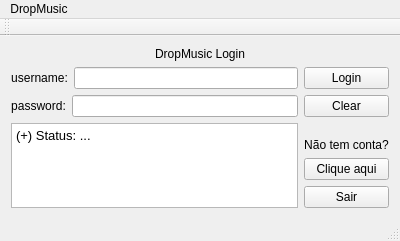
<?xml version="1.0" encoding="UTF-8"?>
<ui version="4.0">
 <class>login</class>
 <widget class="QMainWindow" name="login">
  <property name="geometry">
   <rect>
    <x>0</x>
    <y>0</y>
    <width>400</width>
    <height>241</height>
   </rect>
  </property>
  <property name="windowTitle">
   <string>login</string>
  </property>
  <widget class="QWidget" name="centralWidget">
   <layout class="QGridLayout" name="gridLayout">
    <item row="1" column="0">
     <layout class="QVBoxLayout" name="verticalLayout_3">
      <item>
       <layout class="QHBoxLayout" name="horizontalLayout">
        <item>
         <widget class="QLabel" name="lb_username">
          <property name="text">
           <string>username:</string>
          </property>
          <property name="alignment">
           <set>Qt::AlignCenter</set>
          </property>
         </widget>
        </item>
        <item>
         <widget class="QLineEdit" name="ln_username"/>
        </item>
       </layout>
      </item>
      <item>
       <layout class="QHBoxLayout" name="horizontalLayout_2">
        <item>
         <widget class="QLabel" name="lb_passwrd">
          <property name="text">
           <string>password:</string>
          </property>
          <property name="alignment">
           <set>Qt::AlignCenter</set>
          </property>
         </widget>
        </item>
        <item>
         <widget class="QLineEdit" name="ln_passwrd">
          <property name="echoMode">
           <enum>QLineEdit::Password</enum>
          </property>
         </widget>
        </item>
       </layout>
      </item>
     </layout>
    </item>
    <item row="1" column="1">
     <layout class="QVBoxLayout" name="verticalLayout_2">
      <item>
       <widget class="QPushButton" name="bt_login">
        <property name="text">
         <string>Login</string>
        </property>
       </widget>
      </item>
      <item>
       <widget class="QPushButton" name="pushButton">
        <property name="text">
         <string>Clear</string>
        </property>
       </widget>
      </item>
     </layout>
    </item>
    <item row="2" column="0">
     <widget class="QTextBrowser" name="lb_status">
      <property name="html">
       <string>&lt;!DOCTYPE HTML PUBLIC &quot;-//W3C//DTD HTML 4.0//EN&quot; &quot;http://www.w3.org/TR/REC-html40/strict.dtd&quot;&gt;
&lt;html&gt;&lt;head&gt;&lt;meta name=&quot;qrichtext&quot; content=&quot;1&quot; /&gt;&lt;style type=&quot;text/css&quot;&gt;
p, li { white-space: pre-wrap; }
&lt;/style&gt;&lt;/head&gt;&lt;body style=&quot; font-family:'Sans'; font-size:10pt; font-weight:400; font-style:normal;&quot;&gt;
&lt;p style=&quot; margin-top:0px; margin-bottom:0px; margin-left:0px; margin-right:0px; -qt-block-indent:0; text-indent:0px;&quot;&gt;(+) Status: ...&lt;/p&gt;&lt;/body&gt;&lt;/html&gt;</string>
      </property>
     </widget>
    </item>
    <item row="2" column="1">
     <layout class="QVBoxLayout" name="verticalLayout_4">
      <item>
       <layout class="QVBoxLayout" name="verticalLayout">
        <item>
         <widget class="QLabel" name="lb_signup">
          <property name="text">
           <string>Não tem conta?</string>
          </property>
          <property name="alignment">
           <set>Qt::AlignBottom|Qt::AlignHCenter</set>
          </property>
         </widget>
        </item>
        <item>
         <widget class="QPushButton" name="bt_signup">
          <property name="text">
           <string>Clique aqui</string>
          </property>
         </widget>
        </item>
       </layout>
      </item>
      <item>
       <widget class="QPushButton" name="pushButton_2">
        <property name="text">
         <string>Sair</string>
        </property>
       </widget>
      </item>
     </layout>
    </item>
    <item row="0" column="0" colspan="2">
     <widget class="QLabel" name="Title">
      <property name="text">
       <string>DropMusic Login</string>
      </property>
      <property name="alignment">
       <set>Qt::AlignCenter</set>
      </property>
     </widget>
    </item>
   </layout>
  </widget>
  <widget class="QMenuBar" name="menuBar">
   <property name="geometry">
    <rect>
     <x>0</x>
     <y>0</y>
     <width>400</width>
     <height>20</height>
    </rect>
   </property>
   <widget class="QMenu" name="menuDropMusic">
    <property name="title">
     <string>DropMusic</string>
    </property>
   </widget>
   <addaction name="menuDropMusic"/>
  </widget>
  <widget class="QToolBar" name="mainToolBar">
   <attribute name="toolBarArea">
    <enum>TopToolBarArea</enum>
   </attribute>
   <attribute name="toolBarBreak">
    <bool>false</bool>
   </attribute>
  </widget>
  <widget class="QStatusBar" name="statusBar"/>
 </widget>
 <layoutdefault spacing="6" margin="11"/>
 <resources/>
 <connections>
  <connection>
   <sender>pushButton_2</sender>
   <signal>clicked()</signal>
   <receiver>login</receiver>
   <slot>close()</slot>
   <hints>
    <hint type="sourcelabel">
     <x>339</x>
     <y>195</y>
    </hint>
    <hint type="destinationlabel">
     <x>282</x>
     <y>215</y>
    </hint>
   </hints>
  </connection>
 </connections>
</ui>
